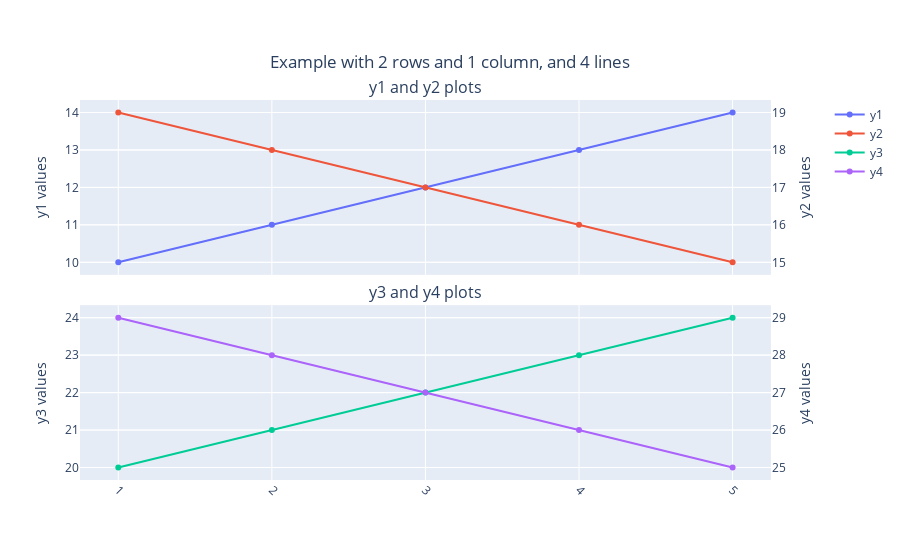

The cell this chart's notebook holds for it:
### Code cell
df = pd.DataFrame({'x':[1,2,3,4,5],
                   'y1':[10,11,12,13,14],'y2':[19,18,17,16,15],
                   'y3':[20,21,22,23,24],'y4':[29,28,27,26,25]})
# define rows of df_fig, which defines the look of the subplots
y_defs = [
    ['name','x_column','row','col','is_secondary','yaxis_title'],
    ['y1','x',1,1,False,'y1 values'],
    ['y2','x',1,1,True, 'y2 values'],
    ['y3','x',2,1,False,'y3 values'],
    ['y4','x',2,1,True, 'y4 values']
]

df_fig = pd.DataFrame(y_defs[1:],columns=y_defs[0])
fig_title = "Example with 2 rows and 1 column, and 4 lines"
sp_titles = ['y1 and y2 plots','y3 and y4 plots']
fig_test = dashapp.plotly_subplots(df,df_fig,num_ticks_to_display=15,title=fig_title,subplot_titles = sp_titles)
iplot(fig_test)

### Figure 1 — Plotly figure (JSON) as saved in the notebook; plotly's stock layout.template omitted (floating-point values rounded to 4 significant figures)
{"data": [{"name": "y1", "type": "scatter", "x": [1, 2, 3, 4, 5], "xaxis": "x", "y": [10, 11, 12, 13, 14], "yaxis": "y"}, {"name": "y2", "type": "scatter", "x": [1, 2, 3, 4, 5], "xaxis": "x", "y": [19, 18, 17, 16, 15], "yaxis": "y2"}, {"name": "y3", "type": "scatter", "x": [1, 2, 3, 4, 5], "xaxis": "x2", "y": [20, 21, 22, 23, 24], "yaxis": "y3"}, {"name": "y4", "type": "scatter", "x": [1, 2, 3, 4, 5], "xaxis": "x2", "y": [29, 28, 27, 26, 25], "yaxis": "y4"}], "layout": {"annotations": [{"font": {"size": 16}, "showarrow": false, "text": "y1 and y2 plots", "x": 0.47, "xanchor": "center", "xref": "paper", "y": 1, "yanchor": "bottom", "yref": "paper"}, {"font": {"size": 16}, "showarrow": false, "text": "y3 and y4 plots", "x": 0.47, "xanchor": "center", "xref": "paper", "y": 0.46, "yanchor": "bottom", "yref": "paper"}], "hovermode": "x", "spikedistance": 1000, "title": {"text": "Example with 2 rows and 1 column, and 4 lines", "x": 0.5, "xanchor": "center", "y": 0.9, "yanchor": "top"}, "xaxis": {"anchor": "y", "domain": [0, 0.94], "matches": "x2", "showspikes": true, "showticklabels": false, "spikedash": "solid", "spikemode": "toaxis+across", "spikethickness": 1, "tickangle": 45, "ticktext": [1, 2, 3, 4, 5], "tickvals": [1, 2, 3, 4, 5], "type": "category"}, "xaxis2": {"anchor": "y3", "domain": [0, 0.94], "tickangle": 45, "ticktext": [1, 2, 3, 4, 5], "tickvals": [1, 2, 3, 4, 5], "type": "category"}, "yaxis": {"anchor": "x", "domain": [0.54, 1], "showspikes": true, "spikedash": "solid", "spikemode": "toaxis+across", "spikethickness": 1, "title": {"text": "y1 values"}}, "yaxis2": {"anchor": "x", "overlaying": "y", "side": "right", "title": {"text": "y2 values"}}, "yaxis3": {"anchor": "x2", "domain": [0, 0.46], "title": {"text": "y3 values"}}, "yaxis4": {"anchor": "x2", "overlaying": "y3", "side": "right", "title": {"text": "y4 values"}}}}
